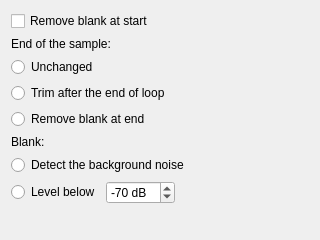
<?xml version="1.0" encoding="UTF-8"?>
<ui version="4.0">
 <class>ToolTrim_gui</class>
 <widget class="QWidget" name="ToolTrim_gui">
  <property name="geometry">
   <rect>
    <x>0</x>
    <y>0</y>
    <width>320</width>
    <height>240</height>
   </rect>
  </property>
  <property name="windowTitle">
   <string notr="true">Form</string>
  </property>
  <layout class="QVBoxLayout" name="verticalLayout">
   <item>
    <widget class="QCheckBox" name="checkStart">
     <property name="toolTip">
      <string>The silence or the background noise before the attack is removed.</string>
     </property>
     <property name="text">
      <string>Remove blank at start</string>
     </property>
    </widget>
   </item>
   <item>
    <widget class="QLabel" name="labelEnd">
     <property name="text">
      <string>End of the sample:</string>
     </property>
    </widget>
   </item>
   <item>
    <widget class="QRadioButton" name="radioEndUnchanged">
     <property name="text">
      <string>Unchanged</string>
     </property>
     <attribute name="buttonGroup">
      <string notr="true">groupEnd</string>
     </attribute>
    </widget>
   </item>
   <item>
    <widget class="QRadioButton" name="radioEndLoop">
     <property name="toolTip">
      <string>The data after the end of the loop is removed, unless an instrument doesn't play the loop continuously.</string>
     </property>
     <property name="text">
      <string>Trim after the end of loop</string>
     </property>
     <attribute name="buttonGroup">
      <string notr="true">groupEnd</string>
     </attribute>
    </widget>
   </item>
   <item>
    <widget class="QRadioButton" name="radioEndBlank">
     <property name="toolTip">
      <string>The blank at the end is replaced by a short fade-out prolonging the decay of the sound, so that the remaining noise doesn't stop abruptly.</string>
     </property>
     <property name="text">
      <string>Remove blank at end</string>
     </property>
     <attribute name="buttonGroup">
      <string notr="true">groupEnd</string>
     </attribute>
    </widget>
   </item>
   <item>
    <widget class="QLabel" name="labelThreshold">
     <property name="text">
      <string>Blank:</string>
     </property>
    </widget>
   </item>
   <item>
    <widget class="QRadioButton" name="radioAutomatic">
     <property name="toolTip">
      <string>The blank is what is quieter than the background noise measured before or after the sound.</string>
     </property>
     <property name="text">
      <string>Detect the background noise</string>
     </property>
     <attribute name="buttonGroup">
      <string notr="true">groupThreshold</string>
     </attribute>
    </widget>
   </item>
   <item>
    <layout class="QHBoxLayout" name="horizontalLayout">
     <item>
      <widget class="QRadioButton" name="radioLevel">
       <property name="toolTip">
        <string>The blank is what has a peak level below this value.</string>
       </property>
       <property name="text">
        <string>Level below</string>
       </property>
       <attribute name="buttonGroup">
        <string notr="true">groupThreshold</string>
       </attribute>
      </widget>
     </item>
     <item>
      <widget class="QSpinBox" name="spinThreshold">
       <property name="suffix">
        <string notr="true"> dB</string>
       </property>
       <property name="minimum">
        <number>-120</number>
       </property>
       <property name="maximum">
        <number>-10</number>
       </property>
       <property name="value">
        <number>-70</number>
       </property>
      </widget>
     </item>
     <item>
      <spacer name="horizontalSpacer">
       <property name="orientation">
        <enum>Qt::Horizontal</enum>
       </property>
       <property name="sizeHint" stdset="0">
        <size>
         <width>0</width>
         <height>20</height>
        </size>
       </property>
      </spacer>
     </item>
    </layout>
   </item>
   <item>
    <spacer name="verticalSpacer">
     <property name="orientation">
      <enum>Qt::Vertical</enum>
     </property>
     <property name="sizeHint" stdset="0">
      <size>
       <width>20</width>
       <height>0</height>
      </size>
     </property>
    </spacer>
   </item>
   <item>
    <widget class="DialogButtonBox" name="buttonBox"/>
   </item>
  </layout>
 </widget>
 <customwidgets>
  <customwidget>
   <class>DialogButtonBox</class>
   <extends>QDialogButtonBox</extends>
   <header>dialogbuttonbox.h</header>
  </customwidget>
 </customwidgets>
 <tabstops>
  <tabstop>checkStart</tabstop>
  <tabstop>radioEndUnchanged</tabstop>
  <tabstop>radioEndLoop</tabstop>
  <tabstop>radioEndBlank</tabstop>
  <tabstop>radioAutomatic</tabstop>
  <tabstop>radioLevel</tabstop>
  <tabstop>spinThreshold</tabstop>
 </tabstops>
 <resources/>
 <connections/>
 <buttongroups>
  <buttongroup name="groupEnd"/>
  <buttongroup name="groupThreshold"/>
 </buttongroups>
</ui>
